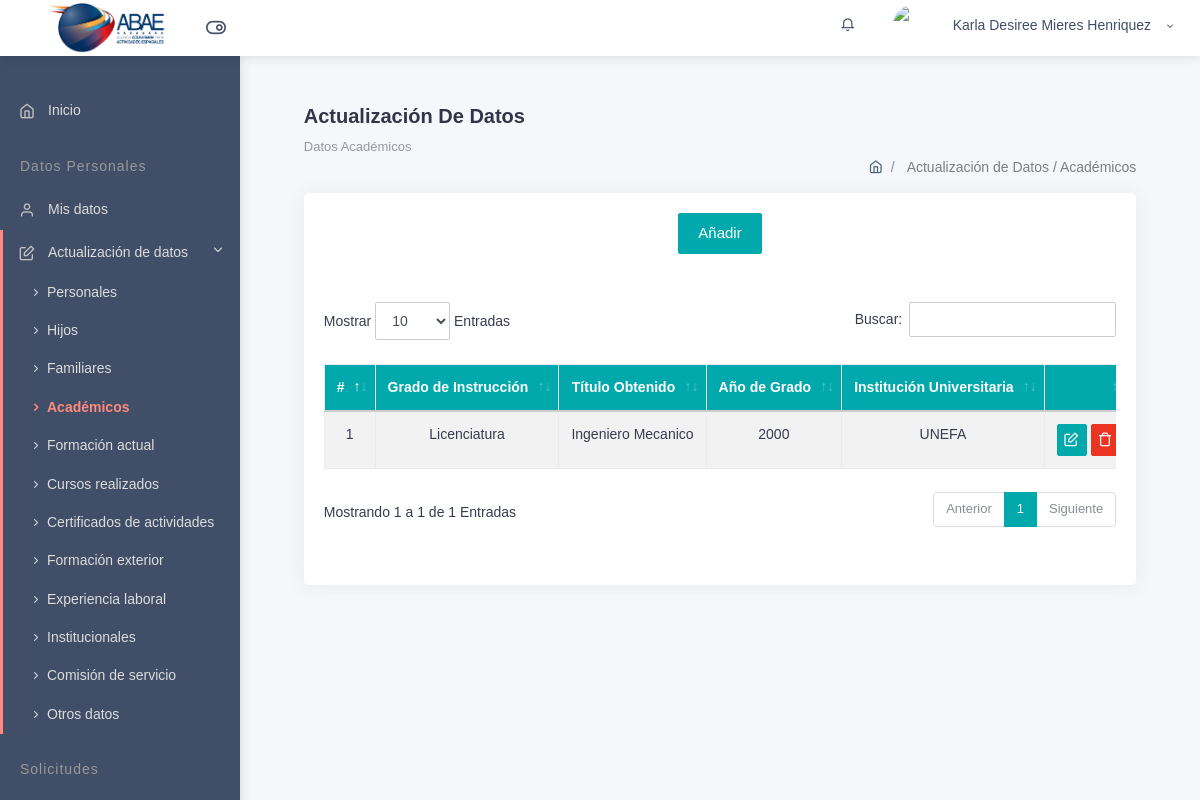
/home/form-edit-data.php?page=datos-academicos (signed in), run on the app's committed database.
### tables this page shows
CREATE TABLE `usuario` (
  `id_usuario` int(11) NOT NULL,
  `nombres` varchar(50) NOT NULL,
  `apellidos` varchar(50) NOT NULL,
  `cedula` varchar(20) NOT NULL,
  `cargo` varchar(100) NOT NULL,
  `user` varchar(50) NOT NULL,
  `pass` varchar(255) NOT NULL,
  `tipo_usuario` varchar(50) NOT NULL,
  `estatus` varchar(10) DEFAULT NULL,
  `id_jefe` int(30) NOT NULL,
  `step` int(10) NOT NULL DEFAULT 0,
  `correo` varchar(200) DEFAULT NULL
);

CREATE TABLE `nivel_academico` (
  `id_nivel_academico` int(11) NOT NULL,
  `id_usuario` int(11) DEFAULT NULL,
  `especializacion` varchar(50) NOT NULL,
  `titulo_obtenido` varchar(100) NOT NULL,
  `anio_egreso` varchar(10) NOT NULL,
  `instituto_universitario` varchar(100) NOT NULL,
  `estatus` varchar(10) DEFAULT NULL
);

### views/edit-personal-data/datos-academicos.php (the view, shortened to what the rows shown need)
<?php
require_once '../database/conexion.php';
$idUser = $_SESSION["id_usuario"];
$sql = "SELECT * FROM usuario WHERE id_usuario = '$idUser' LIMIT 1;";
$query = mysqli_query($conn, $sql);
$datos_personales = mysqli_fetch_array($query);
$sql = "SELECT * FROM nivel_academico WHERE id_usuario = '$idUser' AND estatus = 'activo';";
$query = mysqli_query($conn, $sql);
if ($datos_personales['step'] > 3) {
    ?>
    <div class="container-fluid">
        <div class="pcoded-inner-content">
            <div class="main-body">
                <div class="page-wrapper">
                    <div class="page-body">
                        <div class="row">
                            <div class="col-sm-12">
                                <div class="card">
                                    <div class="card-block">
                                        <div class="row">
                                            <div class="col-md-12">
                                                <div id="wizard">
                                                    <section>
                                                        <?php
                                                        if (mysqli_num_rows($query) > 0) {
                                                            ?>
                                                            <div class="dt-responsive table-responsive mt-5">
                                                                <table id="row-select"
                                                                    class="table table-striped table-bordered nowrap">
                                                                    <thead>
                                                                        <tr>
                                                                            <th>#</th>
                                                                            <th>Grado de Instrucción</th>
                                                                            <th>Título Obtenido</th>
                                                                            <th>Año de Grado</th>
                                                                            <th>Institución Universitaria</th>
                                                                            <th></th>
                                                                        </tr>
                                                                    </thead>
                                                                    <tbody>
                                                                        <?php
                                                                        $i = 0;
                                                                        while ($row = mysqli_fetch_array($query)) {
                                                                            $id_nivel_academico = $row['id_nivel_academico'];
                                                                            $especializacion = $row['especializacion'];
                                                                            $titulo_obtenido = $row['titulo_obtenido'];
                                                                            $anio_egreso = $row['anio_egreso'];
                                                                            $instituto_universitario = $row['instituto_universitario'];
                                                                            ?>
                                                                            <tr>
                                                                                <td><?php echo ++$i; ?></td>
                                                                                <td><?php echo $especializacion; ?></td>
                                                                                <td><?php echo $titulo_obtenido; ?></td>
                                                                                <td><?php echo $anio_egreso; ?></td>
                                                                                <td><?php echo $instituto_universitario; ?></td>
                                                                                <td>
                                                                                    <button class="btn btn-primary btn-table"
                                                                                        onclick="openModalEdit('<?php echo $id_nivel_academico; ?>', '<?php echo $especializacion; ?>', '<?php echo $titulo_obtenido; ?>', '<?php echo $anio_egreso; ?>', '<?php echo $instituto_universitario; ?>');">
                                                                                        <i class="feather icon-edit"></i>
                                                                                    </button>
                                                                                    <button class="btn btn-danger btn-table"
                                                                                        onclick="deseaEliminar('<?php echo $id_nivel_academico; ?>');">
                                                                                        <i class="feather icon-trash"></i>
                                                                                    </button>
                                                                                </td>
                                                                            </tr>
                                                                            <?php
                                                                        }
                                                                        ?>
                                                                    </tbody>
                                                                </table>
                                                            </div>
                                                            <?php
                                                        } else {
                                                            ?>
                                                            <h2 class="text-center mt-4">No hay niveles académicos registrados
                                                            </h2>
                                                            <?php
                                                        }
                                                        ?>
                                                    </section>
                                                </div>
                                            </div>
                                        </div>
                                    </div>
                                </div>
                            </div>
                        </div>
                    </div>
                </div>
            </div>
        </div>
    </div>
    <?php
}
?>

### views/homebar.php (shortened to what the rows shown need)
<?php
require_once '../database/conexion.php';
$idUser = $_SESSION["id_usuario"];
$sql = "SELECT * FROM usuario WHERE id_usuario = '$idUser' LIMIT 1";
$resultado = mysqli_query($conn, $sql);
$fila = mysqli_fetch_assoc($resultado);
?>
<head>
    <link href="../assets/fonts/css.css" rel="stylesheet">
    <link rel="stylesheet" type="text/css" href="..\files\bower_components\bootstrap\css\bootstrap.min.css">
    <link rel="stylesheet" type="text/css" href="..\files\assets\icon\feather\css\feather.css">
    <link rel="stylesheet" type="text/css" href="..\files\assets\css\component.css">
    <link rel="stylesheet" type="text/css" href="..\files\assets\css\style.css">
    <link rel="stylesheet" type="text/css" href="..\files\assets\css\jquery.mCustomScrollbar.css">
    <link rel="stylesheet" type="text/css" href="..\files\assets\css\new-style.css">
</head>
<body id="homebar-container">
    <div id="pcoded" class="pcoded">
        <div class="pcoded-container navbar-wrapper">
            <nav class="navbar header-navbar pcoded-header">
                <div class="navbar-wrapper">
                    <div class="navbar-container container-fluid">
                        <ul class="nav-right">
                            <li class="user-profile header-notification" style="padding: 0px;">
                                <div class="dropdown-primary dropdown" style="text-align: center;">
                                    <div class="dropdown-toggle" data-toggle="dropdown" style="text-align:center;">
                                        <span><?php echo $fila['nombres'] . " " . $fila['apellidos'] ?></span>
                                        <i class="feather icon-chevron-down"></i>
                                    </div>
                                </div>
                            </li>
                        </ul>
                    </div>
                </div>
            </nav>
            <div class="pcoded-main-container">
                <div class="pcoded-wrapper">
                    <div class="pcoded-content">
                        <div class="pcoded-inner-content">
                            <div class="main-body" id="main-body-container">
                                <?php
                                include $view;
                                ?>
                            </div>
                        </div>
                    </div>
                </div>
            </div>
        </div>
    </div>
</body>

### data on the page
usuario: nombres "Karla Desiree", apellidos "Mieres Henriquez"
nivel_academico: especializacion "Licenciatura", titulo_obtenido "Ingeniero Mecanico", anio_egreso "2000", instituto_universitario "UNEFA"
